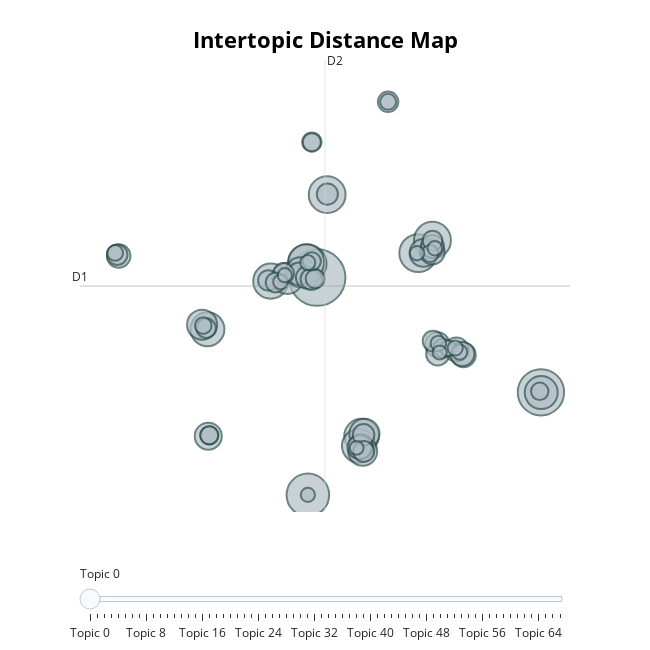

This figure's notebook cell:
### Code cell
# show 2d visualized topic like LDAvis
BERTopic_vis = topic_model.visualize_topics()
BERTopic_vis
